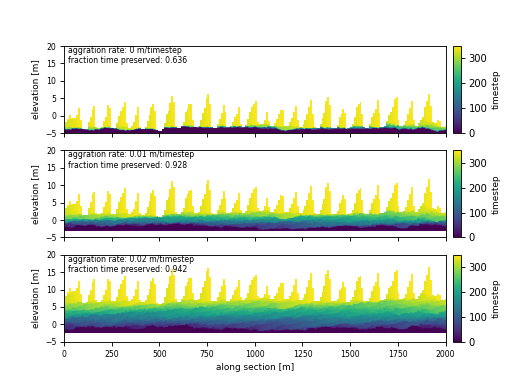

Python code for this plot:
# define rates, in m/timestep
agg_rates = [0, 0.01, 0.02]

fig, ax = plt.subplots(
    len(agg_rates), 1,
    sharex=True, sharey=True)

for i, ar in enumerate(agg_rates):
    # set up the aggradation array
    agg_array = np.tile(
        np.linspace(0, aeolian.shape[0]*ar, num=aeolian.shape[0]).reshape(-1, 1, 1),
        (1, aeolian.shape[1], aeolian.shape[2]))

    # compute stratigraphy for elevation timeseries plus aggradation
    vol, elev = spl.strat.compute_boxy_stratigraphy_volume(
        aeolian['eta']+agg_array, aeolian['time'],
        dz=0.1)

    # section index and calculation for preservation
    sec_idx = aeolian.shape[2] // 2
    sec_data = vol[:, :, sec_idx]
    sec_data_flat = sec_data[~np.isnan(sec_data)]
    fraction_preserved = (len(np.unique(sec_data_flat)) / aeolian.shape[0])

    # show a slice through the section
    im = ax[i].imshow(
        vol[:, :, sec_idx],
        extent=[0, aeolian.dim1_coords[-1], elev.min(), elev.max()],
        aspect='auto', origin='lower')
    cb = spl.plot.append_colorbar(im, ax=ax[i])
    cb.ax.set_ylabel(aeolian['time']['time'].units, fontsize=8)

    # label
    ax[i].text(
        20, 15,
        (f'aggration rate: {ar:} m/timestep\n'
         f'fraction time preserved: {fraction_preserved:}'),
        fontsize=7)

for axi in ax.ravel():
    axi.set_ylabel('elevation [m]', fontsize=8)
    axi.set_ylim(-5, 20)
    axi.tick_params(labelsize=7)

ax[i].set_xlabel('along section [m]', fontsize=8)

plt.show()
